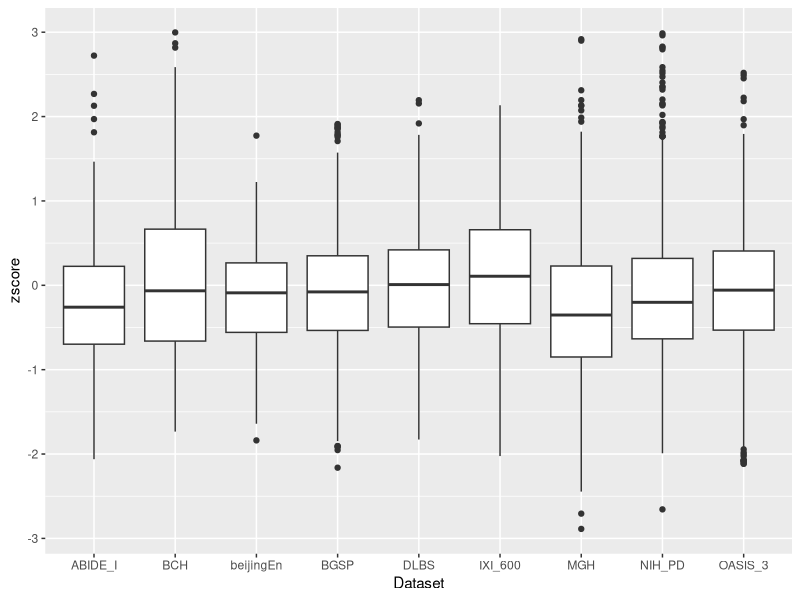

Source code (R): (Note: this script raises an error after producing the figure.)
library(ggplot2)
#library(tidyverse)
#install.packages("dplyr")
library(dplyr)

setwd("/Users/dzhang/Gits/EvanBCHProj/z_score/05_09_2022_ouyang_new_way/output_RH_meancurv")

preharmo_data <- read.csv("preHarmo.csv", stringsAsFactors = TRUE)
postharmo_data <- read.csv("PostHarmon_all.csv", stringsAsFactors = TRUE)

adjustByMeanData <- function(data, feature) {
  data1 <-data[data$Mean != 0, ]
  adjByMeanData<-data1 %>% mutate(adjByMean=({{feature}}/(data1$Mean))) %>% select(Dataset, {{feature}}, adjByMean, Mean)
  adjByMeanData
}

getZScore0 <- function(data) {
  zscore_data<-data %>% mutate(zscore=(adjByMean - mean(adjByMean))/sd(adjByMean))
  zscore_data
}

getZScore <- function(data) {
  zscore_data<-data %>% mutate(zscore=(adjByMean - mean(adjByMean))/sd(adjByMean))
  zscore_data
}

rmOutlier <- function(data, low, high) {
  data[data$zscore<high & data$zscore>low, ]
}

zscore_plot <- function(data, feature, low=-3.0, high=3.0) {
  t1<-adjustByMeanData(data, {{feature}})
  t2<-getZScore(t1)
  t3<-rmOutlier(t2, low, high)
  u<-ggplot(t3, aes(x=Dataset, y=zscore))
  u + geom_boxplot()
}

# boxplot with fixed scale (zscore always displayed within (-3.0, 3.0) range)
zscore_plot_fs <- function(data, feature, low=-3.0, high=3.0) {
  t1<-adjustByMeanData(data, {{feature}})
  t2<-getZScore(t1)
  t3<-rmOutlier(t2, low, high)
  u<-ggplot(t3, aes(x=Dataset, y=zscore))
  u + geom_boxplot() + ylim(low, high)
}

zscore_plot(preharmo_data, rh_bankssts_meancurv)
zscore_plot(postharmo_data, rh_bankssts_meancurv)
zscore_plot_fs(postharmo_data, rh_bankssts_meancurv)

zscore_plot(preharmo_data, rh_caudalanteriorcingulate_meancurv)
zscore_plot(postharmo_data, rh_caudalanteriorcingulate_meancurv)
zscore_plot_fs(postharmo_data, rh_caudalanteriorcingulate_meancurv)

zscore_plot(preharmo_data, rh_caudalmiddlefrontal_meancurv)
zscore_plot(postharmo_data, rh_caudalmiddlefrontal_meancurv)
zscore_plot_fs(postharmo_data, rh_caudalmiddlefrontal_meancurv)

zscore_plot(preharmo_data, rh_cuneus_meancurv)
zscore_plot(postharmo_data, rh_cuneus_meancurv)
zscore_plot_fs(postharmo_data, rh_cuneus_meancurv)

zscore_plot(preharmo_data, rh_entorhinal_meancurv)
zscore_plot(postharmo_data, rh_entorhinal_meancurv)
zscore_plot_fs(postharmo_data, rh_entorhinal_meancurv)

zscore_plot(preharmo_data, rh_fusiform_meancurv)
zscore_plot(postharmo_data, rh_fusiform_meancurv)
zscore_plot_fs(postharmo_data, rh_fusiform_meancurv)

zscore_plot(preharmo_data, rh_inferiorparietal_meancurv)
zscore_plot(postharmo_data, rh_inferiorparietal_meancurv)
zscore_plot_fs(postharmo_data, rh_inferiorparietal_meancurv)

zscore_plot(preharmo_data, rh_inferiortemporal_meancurv)
zscore_plot(postharmo_data, rh_inferiortemporal_meancurv)
zscore_plot_fs(postharmo_data, rh_inferiortemporal_meancurv)

zscore_plot(preharmo_data, rh_isthmuscingulate_meancurv)
zscore_plot(postharmo_data, rh_isthmuscingulate_meancurv)
zscore_plot_fs(postharmo_data, rh_isthmuscingulate_meancurv)

zscore_plot(preharmo_data, rh_lateraloccipital_meancurv)
zscore_plot(postharmo_data, rh_lateraloccipital_meancurv)
zscore_plot_fs(postharmo_data, rh_lateraloccipital_meancurv)

zscore_plot(preharmo_data, rh_lateralorbitofrontal_meancurv)
zscore_plot(postharmo_data, rh_lateralorbitofrontal_meancurv)
zscore_plot_fs(postharmo_data, rh_lateralorbitofrontal_meancurv)

zscore_plot(preharmo_data, rh_lingual_meancurv)
zscore_plot(postharmo_data, rh_lingual_meancurv)
zscore_plot_fs(postharmo_data, rh_lingual_meancurv)

zscore_plot(preharmo_data, rh_medialorbitofrontal_meancurv)
zscore_plot(postharmo_data, rh_medialorbitofrontal_meancurv)
zscore_plot_fs(postharmo_data, rh_medialorbitofrontal_meancurv)

zscore_plot(preharmo_data, rh_middletemporal_meancurv)
zscore_plot(postharmo_data, rh_middletemporal_meancurv)
zscore_plot_fs(postharmo_data, rh_middletemporal_meancurv)

zscore_plot(preharmo_data, rh_parahippocampal_meancurv)
zscore_plot(postharmo_data, rh_parahippocampal_meancurv)
zscore_plot_fs(postharmo_data, rh_parahippocampal_meancurv)

zscore_plot(preharmo_data, rh_paracentral_meancurv)
zscore_plot(postharmo_data, rh_paracentral_meancurv)
zscore_plot_fs(postharmo_data, rh_paracentral_meancurv)

zscore_plot(preharmo_data, rh_parsopercularis_meancurv)
zscore_plot(postharmo_data, rh_parsopercularis_meancurv)
zscore_plot_fs(postharmo_data, rh_parsopercularis_meancurv)

zscore_plot(preharmo_data, rh_parsorbitalis_meancurv)
zscore_plot(postharmo_data, rh_parsorbitalis_meancurv)
zscore_plot_fs(postharmo_data, rh_parsorbitalis_meancurv)

zscore_plot(preharmo_data, rh_parstriangularis_meancurv)
zscore_plot(postharmo_data, rh_parstriangularis_meancurv)
zscore_plot_fs(postharmo_data, rh_parstriangularis_meancurv)

zscore_plot(preharmo_data, rh_pericalcarine_meancurv)
zscore_plot(postharmo_data, rh_pericalcarine_meancurv)
zscore_plot_fs(postharmo_data, rh_pericalcarine_meancurv)

zscore_plot(preharmo_data, rh_postcentral_meancurv)
zscore_plot(postharmo_data, rh_postcentral_meancurv)
zscore_plot_fs(postharmo_data, rh_postcentral_meancurv)

zscore_plot(preharmo_data, rh_posteriorcingulate_meancurv)
zscore_plot(postharmo_data, rh_posteriorcingulate_meancurv)
zscore_plot_fs(postharmo_data, rh_posteriorcingulate_meancurv)

zscore_plot(preharmo_data, rh_precentral_meancurv)
zscore_plot(postharmo_data, rh_precentral_meancurv)
zscore_plot_fs(postharmo_data, rh_precentral_meancurv)

zscore_plot(preharmo_data, rh_precuneus_meancurv)
zscore_plot(postharmo_data, rh_precuneus_meancurv)
zscore_plot_fs(postharmo_data, rh_precuneus_meancurv)

zscore_plot(preharmo_data, rh_rostralanteriorcingulate_meancurv)
zscore_plot(postharmo_data, rh_rostralanteriorcingulate_meancurv)
zscore_plot_fs(postharmo_data, rh_rostralanteriorcingulate_meancurv)

zscore_plot(preharmo_data, rh_rostralmiddlefrontal_meancurv)
zscore_plot(postharmo_data, rh_rostralmiddlefrontal_meancurv)
zscore_plot_fs(postharmo_data, rh_rostralmiddlefrontal_meancurv)

zscore_plot(preharmo_data, rh_superiorfrontal_meancurv)
zscore_plot(postharmo_data, rh_superiorfrontal_meancurv)
zscore_plot_fs(postharmo_data, rh_superiorfrontal_meancurv)

zscore_plot(preharmo_data, rh_superiorparietal_meancurv)
zscore_plot(postharmo_data, rh_superiorparietal_meancurv)
zscore_plot_fs(postharmo_data, rh_superiorparietal_meancurv)

zscore_plot(preharmo_data, rh_superiortemporal_meancurv)
zscore_plot(postharmo_data, rh_superiortemporal_meancurv)
zscore_plot_fs(postharmo_data, rh_superiortemporal_meancurv)

zscore_plot(preharmo_data, rh_supramarginal_meancurv)
zscore_plot(postharmo_data, rh_supramarginal_meancurv)
zscore_plot_fs(postharmo_data, rh_supramarginal_meancurv)

zscore_plot(preharmo_data, rh_frontalpole_meancurv)
zscore_plot(postharmo_data, rh_frontalpole_meancurv)
zscore_plot_fs(postharmo_data, rh_frontalpole_meancurv)

zscore_plot(preharmo_data, rh_temporalpole_meancurv)
zscore_plot(postharmo_data, rh_temporalpole_meancurv)
zscore_plot_fs(postharmo_data, rh_temporalpole_meancurv)

zscore_plot(preharmo_data, rh_transversetemporal_meancurv)
zscore_plot(postharmo_data, rh_transversetemporal_meancurv)
zscore_plot_fs(postharmo_data, rh_transversetemporal_meancurv)

zscore_plot(preharmo_data, rh_insula_meancurv)
zscore_plot(postharmo_data, rh_insula_meancurv)
zscore_plot_fs(postharmo_data, rh_insula_meancurv)


